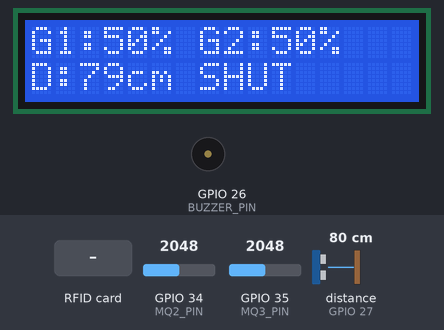
Bench run of a sketch on a simulated ESP32. Shown: 16×2 character LCD, buzzer (waves = sounding, pin HIGH). Wiring (inferred from the names in the program): ultrasonic range finder: trigger GPIO 14; echo GPIO 27. Inputs (shaded band) come from the test bench; at power-on: distance to the obstacle (sensor on GPIO 27) 80 cm, GPIO 34 (MQ2_PIN) = 2048, GPIO 35 (MQ3_PIN) = 2048. The echo pulse lasts 58.3 µs per cm; WiFi joins after 1.5 s; servers stay silent unless stated; uploads are accepted with an empty reply; the local clock reads 2024-03-15 10:24:30 at power-on unless the sketch sets it; pins used as bus, display or sensor lines are not drawn; what the sketch prints to the serial monitor is not drawn.

Above: at 6.3 s.
6.4 s: RFID card 5E 7A 19 C4 held to the reader
At 8.1 s:
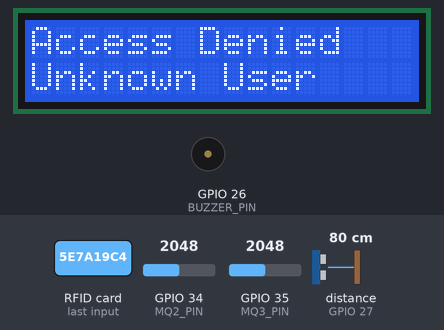
8.9 s: distance to the obstacle (sensor on GPIO 27) set to 43 cm
At 11.1 s:
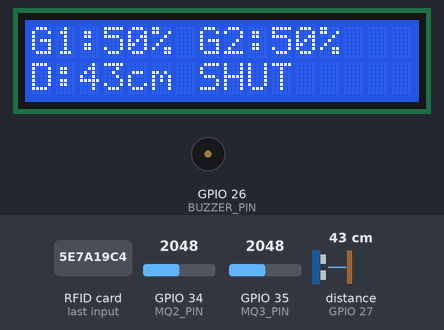
11.4 s: distance to the obstacle (sensor on GPIO 27) set to 38 cm
At 12.7 s:
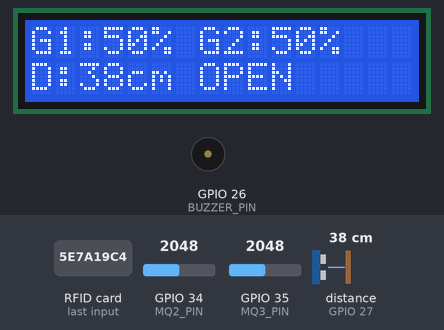
13.3 s: GPIO 34 (MQ2_PIN) set to 2866
At 14.5 s:
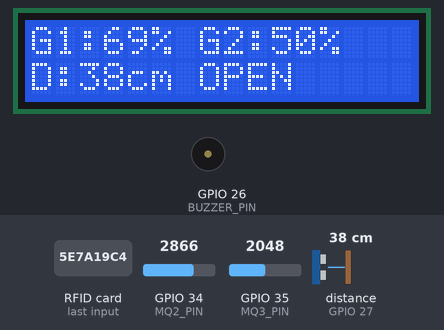
14.8 s: distance to the obstacle (sensor on GPIO 27) set to 60 cm
At 16.9 s:
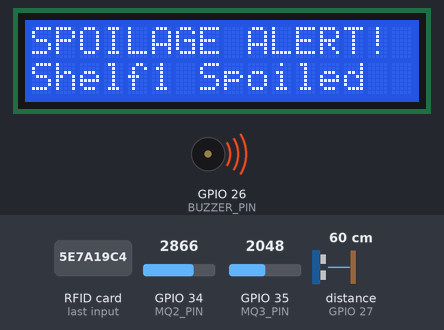
Timing chart, 0 to 18.8 s (numbered marks = the images above; inputs shaded):
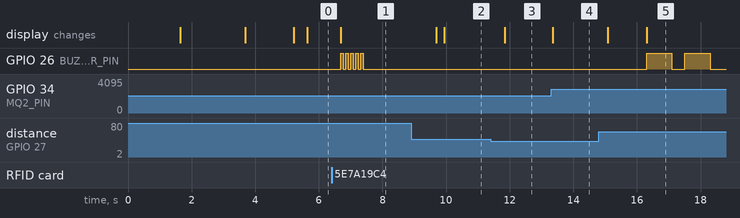

Measured:
- the behaviour switches between 41 and 40 cm on distance to the obstacle (sensor on GPIO 27) (found by bisection; images 2 and 3)
- after the input at 6.4 s, GPIO 26 (BUZZER_PIN): alternates HIGH for 0.08 s and LOW for 0.08 s, 10 changes in all, then stays LOW, starting after 0.28 s; the display: changes after 0.28 s (image 1)
- after the input at 11.4 s, the display: changes after 0.44 s (image 3)
- after the input at 13.3 s, the display: changes after 0.06 s (image 4)
- after the input at 14.8 s, GPIO 26 (BUZZER_PIN): alternates HIGH for 0.80 s and LOW for 0.40 s, starting after 1.5 s; the display: first changes after 0.28 s (image 5 shows a later state)

The sketch:

smart_fridge_esp32.ino
```cpp
#include <Wire.h>
#include <LiquidCrystal_I2C.h>
#include <SPI.h>
#include <MFRC522.h>
#include <WiFi.h>
#include <HTTPClient.h>
#include "time.h"

// =============================================
// ===  CONFIGURATION — CHANGE THESE VALUES  ===
// =============================================

// WiFi Credentials
const char* ssid = "K";
const char* password = "keerthi@123";

// Supabase Config
const char* SUPABASE_URL = "https://tiiurnpxrpiunsfkvkxe.supabase.co";
const char* SUPABASE_ANON_KEY = "sb_publishable_j1Bln93RqmlWe7hH7TWjiw_0pU7XZja";

// User ID — change this for each user's fridge
// Must match a user_id in your Supabase 'users' table
String USER_ID = "5675673f-13c3-4ecf-805c-b415ab7eee20";

// NTP Settings (IST = UTC+5:30 = 19800 seconds)
const char* ntpServer = "pool.ntp.org";
const long  gmtOffset_sec = 19800;
const int   daylightOffset_sec = 0;

// =============================================
// ===  PIN DEFINITIONS                      ===
// =============================================
#define SS_PIN      5
#define RST_PIN     4
#define MQ2_PIN     34
#define MQ3_PIN     35
#define TRIG_PIN    14
#define ECHO_PIN    27
#define BUZZER_PIN  26

// =============================================
// ===  OBJECTS                              ===
// =============================================
LiquidCrystal_I2C lcd(0x27, 16, 2);
MFRC522 mfrc522(SS_PIN, RST_PIN);

// Authorized RFID UID (uppercase hex, space-separated)
String myCardUID = "03 FC 93";

// =============================================
// ===  VARIABLES                            ===
// =============================================
long duration;
float distance;

// Spoilage detection
int baseline1 = 0;
int baseline2 = 0;
int margin = 3;
int persistCount1 = 0;
int persistCount2 = 0;
int persistLimit = 5;

// Drop detection (item removal)
int lastPeak1 = 0;
int lastPeak2 = 0;
int dropThreshold = 5;

// Alert cooldown
unsigned long lastAlertTime = 0;
int alertCooldown = 5000;

// ── Supabase upload throttling ──
unsigned long lastGasUpload = 0;
const unsigned long GAS_UPLOAD_INTERVAL = 5000;  // Send gas readings every 5 seconds

// ── Door state tracking (only send on change) ──
String prevDoorState = "unknown";

// =============================================
// ===  SUPABASE HTTP HELPERS                ===
// =============================================

// Generic POST to Supabase REST API
bool supabasePost(String table, String jsonPayload) {
  if (WiFi.status() != WL_CONNECTED) {
    Serial.println("⚠️ WiFi disconnected, skipping upload");
    return false;
  }

  HTTPClient http;
  String url = String(SUPABASE_URL) + "/rest/v1/" + table;

  http.begin(url);
  http.addHeader("Content-Type", "application/json");
  http.addHeader("apikey", SUPABASE_ANON_KEY);
  http.addHeader("Authorization", String("Bearer ") + SUPABASE_ANON_KEY);
  http.addHeader("Prefer", "return=minimal");

  int httpCode = http.POST(jsonPayload);

  if (httpCode >= 200 && httpCode < 300) {
    Serial.println("✅ Uploaded to " + table);
    http.end();
    return true;
  } else {
    Serial.println("❌ Upload failed to " + table + " — HTTP " + String(httpCode));
    Serial.println("   Response: " + http.getString());
    http.end();
    return false;
  }
}

// ── Send gas readings ──
void sendGasReading(int mq2, int mq3, float dist, String doorState) {
  String json = "{";
  json += "\"user_id\":\"" + USER_ID + "\",";
  json += "\"mq2_percent\":" + String(mq2) + ",";
  json += "\"mq3_percent\":" + String(mq3) + ",";
  json += "\"distance_cm\":" + String(dist, 1) + ",";
  json += "\"door_state\":\"" + doorState + "\"";
  json += "}";

  supabasePost("fridge_gas_readings", json);
}

// ── Send door event ──
void sendDoorEvent(float dist, String doorState) {
  String json = "{";
  json += "\"user_id\":\"" + USER_ID + "\",";
  json += "\"distance_cm\":" + String(dist, 1) + ",";
  json += "\"door_state\":\"" + doorState + "\"";
  json += "}";

  supabasePost("fridge_door_events", json);
}

// ── Send RFID access log ──
void sendAccessLog(String cardUID, bool granted, String userType) {
  String json = "{";
  json += "\"user_id\":\"" + USER_ID + "\",";
  json += "\"card_uid\":\"" + cardUID + "\",";
  json += "\"access_granted\":" + String(granted ? "true" : "false") + ",";
  json += "\"user_type\":\"" + userType + "\"";
  json += "}";

  supabasePost("fridge_access_logs", json);
}

// ── Send spoilage alert ──
void sendSpoilageAlert(String shelf, int mq2, int mq3, bool isNightMode) {
  String json = "{";
  json += "\"user_id\":\"" + USER_ID + "\",";
  json += "\"shelf\":\"" + shelf + "\",";
  json += "\"mq2_percent\":" + String(mq2) + ",";
  json += "\"mq3_percent\":" + String(mq3) + ",";
  json += "\"night_mode\":" + String(isNightMode ? "true" : "false");
  json += "}";

  supabasePost("fridge_spoilage_alerts", json);
}

// =============================================
// ===  SETUP                                ===
// =============================================
void setup() {
  Serial.begin(115200);

  // WiFi
  WiFi.begin(ssid, password);
  Serial.print("Connecting WiFi");
  while (WiFi.status() != WL_CONNECTED) {
    delay(500);
    Serial.print(".");
  }
  Serial.println(" Connected!");
  Serial.println("IP: " + WiFi.localIP().toString());

  // NTP
  configTime(gmtOffset_sec, daylightOffset_sec, ntpServer);

  // SPI + RFID
  SPI.begin();
  mfrc522.PCD_Init();

  // Pins
  pinMode(TRIG_PIN, OUTPUT);
  pinMode(ECHO_PIN, INPUT);
  pinMode(BUZZER_PIN, OUTPUT);
  digitalWrite(BUZZER_PIN, LOW);

  // LCD
  lcd.begin();
  lcd.backlight();
  lcd.setCursor(0, 0);
  lcd.print("SMART FRIDGE");
  lcd.setCursor(0, 1);
  lcd.print("CALIBRATING...");
  delay(2000);

  // Calibrate gas baselines
  baseline1 = map(analogRead(MQ2_PIN), 0, 4095, 0, 100);
  baseline2 = map(analogRead(MQ3_PIN), 0, 4095, 0, 100);
  lastPeak1 = baseline1;
  lastPeak2 = baseline2;

  lcd.clear();
  lcd.setCursor(0, 0);
  lcd.print("USER: " + USER_ID);
  lcd.setCursor(0, 1);
  lcd.print("Ready!");
  delay(1500);
  lcd.clear();

  Serial.println("=== Smart Fridge Ready ===");
  Serial.println("User ID: " + USER_ID);
  Serial.println("Supabase URL: " + String(SUPABASE_URL));
}

// =============================================
// ===  LOOP                                 ===
// =============================================
void loop() {

  // ── Time / Night Mode ──
  struct tm timeinfo;
  int hour = 12;
  if (getLocalTime(&timeinfo)) hour = timeinfo.tm_hour;
  bool nightMode = (hour >= 22 || hour <= 6);

  // ── Ultrasonic Sensor ──
  digitalWrite(TRIG_PIN, LOW);
  delayMicroseconds(2);
  digitalWrite(TRIG_PIN, HIGH);
  delayMicroseconds(10);
  digitalWrite(TRIG_PIN, LOW);

  duration = pulseIn(ECHO_PIN, HIGH);
  distance = duration * 0.034 / 2;

  // ── Gas Sensors ──
  int gasPercent1 = map(analogRead(MQ2_PIN), 0, 4095, 0, 100);
  int gasPercent2 = map(analogRead(MQ3_PIN), 0, 4095, 0, 100);

  // ── Door State ──
  String currentDoorState = (distance > 40) ? "closed" : "open";

  // ── Track Peak (for removal detection) ──
  if (gasPercent1 > lastPeak1 && gasPercent1 > baseline1 + margin)
    lastPeak1 = gasPercent1;
  if (gasPercent2 > lastPeak2 && gasPercent2 > baseline2 + margin)
    lastPeak2 = gasPercent2;

  // ── Detect Item Removal ──
  bool removed1 = (lastPeak1 > baseline1 + margin) && ((lastPeak1 - gasPercent1) >= dropThreshold);
  bool removed2 = (lastPeak2 > baseline2 + margin) && ((lastPeak2 - gasPercent2) >= dropThreshold);

  // ── UPLOAD: Gas Readings (throttled to every 5s) ──
  if (millis() - lastGasUpload >= GAS_UPLOAD_INTERVAL) {
    sendGasReading(gasPercent1, gasPercent2, distance, currentDoorState);
    lastGasUpload = millis();
  }

  // ── UPLOAD: Door State Change ──
  if (currentDoorState != prevDoorState) {
    sendDoorEvent(distance, currentDoorState);
    prevDoorState = currentDoorState;
    Serial.println("🚪 Door: " + currentDoorState);
  }

  // ── Spoilage Detection ──
  bool isDoorClosed = (distance > 40);
  bool shelf1Spoiled = false;
  bool shelf2Spoiled = false;

  if (isDoorClosed) {
    if (removed1) {
      persistCount1 = 0;
      lastPeak1 = gasPercent1;
    } else if (gasPercent1 > baseline1 + margin) {
      persistCount1++;
    } else {
      persistCount1 = 0;
    }

    if (removed2) {
      persistCount2 = 0;
      lastPeak2 = gasPercent2;
    } else if (gasPercent2 > baseline2 + margin) {
      persistCount2++;
    } else {
      persistCount2 = 0;
    }

    if (persistCount1 >= persistLimit) shelf1Spoiled = true;
    if (persistCount2 >= persistLimit) shelf2Spoiled = true;

    if ((shelf1Spoiled || shelf2Spoiled) && (millis() - lastAlertTime > alertCooldown)) {

      // Determine shelf
      String shelf = "both";
      if (shelf1Spoiled && !shelf2Spoiled) shelf = "shelf1";
      else if (!shelf1Spoiled && shelf2Spoiled) shelf = "shelf2";

      // LCD alert
      lcd.clear();
      lcd.setCursor(0, 0);
      lcd.print("SPOILAGE ALERT!");
      lcd.setCursor(0, 1);
      if (shelf == "both")   lcd.print("Shelf1 & Shelf2");
      else if (shelf == "shelf1") lcd.print("Shelf1 Spoiled");
      else                        lcd.print("Shelf2 Spoiled");

      // Buzzer
      if (nightMode) {
        digitalWrite(BUZZER_PIN, HIGH);
        delay(100);
        digitalWrite(BUZZER_PIN, LOW);
      } else {
        for (int i = 0; i < 2; i++) {
          digitalWrite(BUZZER_PIN, HIGH);
          delay(800);
          digitalWrite(BUZZER_PIN, LOW);
          delay(400);
        }
      }

      // ── UPLOAD: Spoilage Alert ──
      sendSpoilageAlert(shelf, gasPercent1, gasPercent2, nightMode);

      lastAlertTime = millis();
      persistCount1 = 0;
      persistCount2 = 0;

      delay(2000);
      lcd.clear();
    }
  }

  // ── LCD Display ──
  lcd.setCursor(0, 0);
  lcd.print("G1:"); lcd.print(gasPercent1); lcd.print("% ");
  lcd.print("G2:"); lcd.print(gasPercent2); lcd.print("% ");

  lcd.setCursor(0, 1);
  lcd.print("D:"); lcd.print(distance, 0); lcd.print("cm ");
  lcd.print(currentDoorState == "open" ? "OPEN " : "SHUT ");

  // ── RFID ──
  if (mfrc522.PICC_IsNewCardPresent() && mfrc522.PICC_ReadCardSerial()) {

    String scannedUID = "";
    for (byte i = 0; i < mfrc522.uid.size; i++) {
      scannedUID += String(mfrc522.uid.uidByte[i] < 0x10 ? "0" : "");
      scannedUID += String(mfrc522.uid.uidByte[i], HEX);
      if (i < mfrc522.uid.size - 1) scannedUID += " ";
    }
    scannedUID.toUpperCase();

    lcd.clear();

    bool isAuthorized = (scannedUID.indexOf(myCardUID) >= 0);
    bool doorOpen = (distance < 40);

    if (isAuthorized && doorOpen) {
      // ✅ Adult, door is open → ACCESS GRANTED
      lcd.print("Access granted");
      lcd.setCursor(0, 1);
      lcd.print("Welcome Adult");

      digitalWrite(BUZZER_PIN, HIGH);
      delay(150);
      digitalWrite(BUZZER_PIN, LOW);

      // ── UPLOAD: Access Granted ──
      sendAccessLog(scannedUID, true, "adult");

    } else {
      // ❌ Denied
      lcd.print("Access Denied");
      lcd.setCursor(0, 1);

      String userType = "unknown";
      if (isAuthorized) {
        lcd.print("Child Detected");
        userType = "child";
      } else {
        lcd.print("Unknown User");
        userType = "unknown";
      }

      for (int i = 0; i < 5; i++) {
        digitalWrite(BUZZER_PIN, HIGH);
        delay(80);
        digitalWrite(BUZZER_PIN, LOW);
        delay(80);
      }

      // ── UPLOAD: Access Denied ──
      sendAccessLog(scannedUID, false, userType);
    }

    delay(2000);
    lcd.clear();
  }

  delay(200);
}
```
